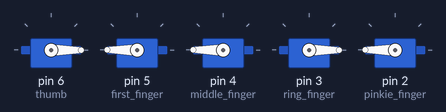
The sketch below on a simulated Arduino Uno, built with avr-gcc and run on an emulated ATmega328P. Parts: 5 × servo.

Above: at 0.05 s.
At 1.55 s:
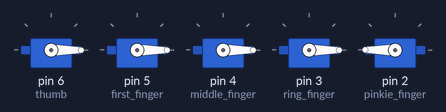
At 3.05 s:
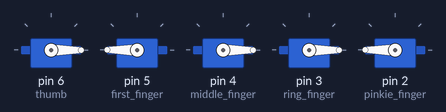
At 5.25 s:
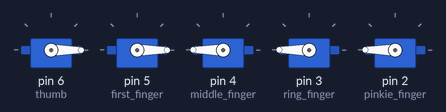
At 7.8 s:
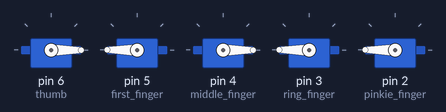
At 10.4 s:
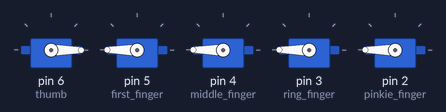
Timing chart, 0 to 13.5 s (numbered marks = the images above):
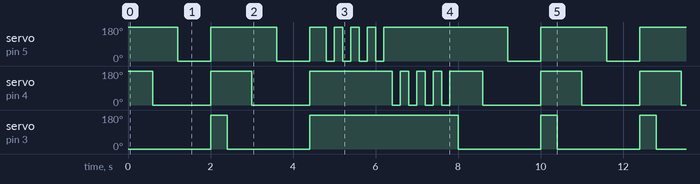

The sketch:

Final_Project_Hot_Cross_Buns.ino
```cpp
#include <Servo.h>

Servo first_finger;
Servo middle_finger;
Servo ring_finger;
Servo pinkie_finger;
Servo thumb;

void setup() {
  thumb.attach(6);
  first_finger.attach(5);
  middle_finger.attach(4);
  ring_finger.attach(3);
  pinkie_finger.attach(2);

  thumb.write(0);
  first_finger.write(200);
  middle_finger.write(200);
  ring_finger.write(200);
  pinkie_finger.write(200);

}

void loop() {
  // Hot Cross Buns
  ring_finger.write(0);
  delay(600);
  middle_finger.write(0);
  delay(600);
  first_finger.write(0);
  delay(800);
  ring_finger.write(200);
  middle_finger.write(200);
  first_finger.write(200);
  delay(400);

  // Hot Cross Buns
  ring_finger.write(0);
  delay(600);
  middle_finger.write(0);
  delay(600);
  first_finger.write(0);
  delay(800);
  ring_finger.write(200);
  middle_finger.write(200);
  first_finger.write(200);
  delay(400);

  // one potato two potato
  first_finger.write(0);
  delay(200);
  first_finger.write(200);
  delay(200);
  first_finger.write(0);
  delay(200);
  first_finger.write(200);
  delay(200);
  first_finger.write(0);
  delay(200);
  first_finger.write(200);
  delay(200);
  first_finger.write(0);
  delay(200);
  first_finger.write(200);
  delay(200);

  middle_finger.write(0);
  delay(200);
  middle_finger.write(200);
  delay(200);
  middle_finger.write(0);
  delay(200);
  middle_finger.write(200);
  delay(200);
  middle_finger.write(0);
  delay(200);
  middle_finger.write(200);
  delay(200);
  middle_finger.write(0);
  delay(200);
  middle_finger.write(200);
  delay(200);

  // Hot Cross Buns
  ring_finger.write(0);
  delay(600);
  middle_finger.write(0);
  delay(600);
  first_finger.write(0);
  delay(800);
  ring_finger.write(200);
  middle_finger.write(200);
  first_finger.write(200);
  delay(400);
}
```

Measured:
- by itself, servo on pin 3 (ring_finger): repeats every 10.4 s: 0° 2.0 s, 180° 3.6 s, 2 × (0° 2.0 s, 180° 0.40 s)
- by itself, servo on pin 4 (middle_finger): repeats every 10.4 s: 180° 1.0 s, 0° 1.4 s, 180° 2.0 s, 3 × (0° 0.20 s, 180° 0.20 s), 0° 0.20 s, 180° 0.80 s, 0° 1.4 s, 180° 1.0 s, 0° 1.4 s
- by itself, servo on pin 5 (first_finger): repeats every 10.4 s: 180° 1.6 s, 0° 0.80 s, 180° 0.40 s, 3 × (0° 0.20 s, 180° 0.20 s), 0° 0.20 s, 180° 3.0 s, 0° 0.80 s, 180° 1.6 s, 0° 0.80 s
